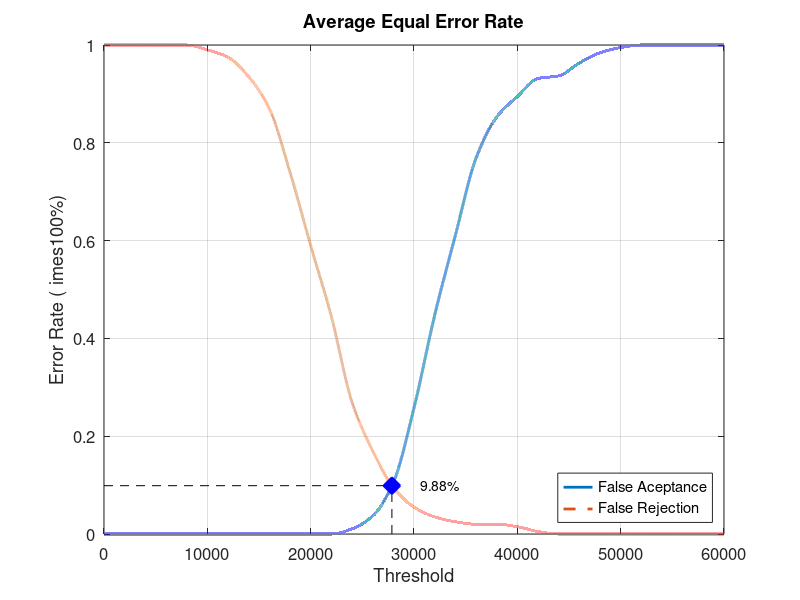
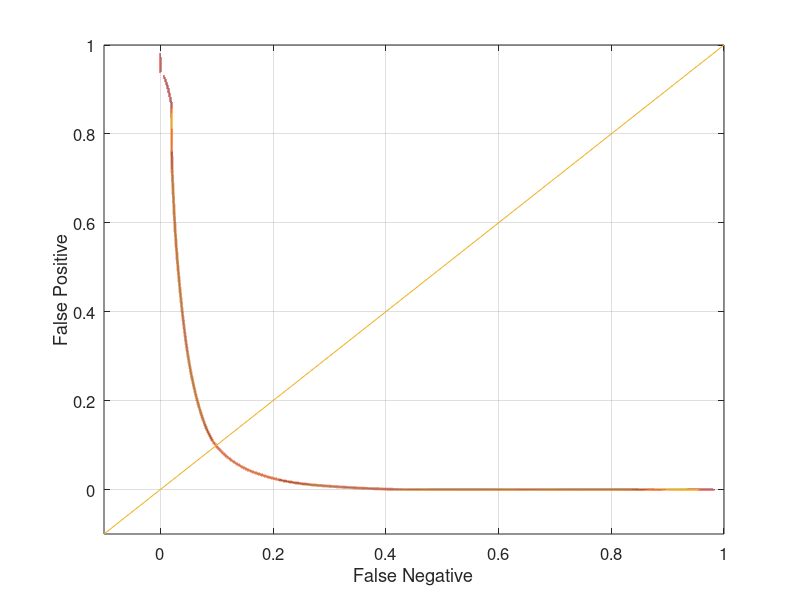

Recreate these plots in MATLAB, in order.
close all;
clear;
clc;
x = 0:2000:60000;
xq = 0:0.5:60000;

y0 = [0 0 0 0 0 0 0 0 0 0 0 0 0.0105263 0.0368421 0.105263 0.257895 0.447368 0.610526 0.768421 0.852632 0.894737 0.931579 0.936842 0.963158 0.984211 0.994737 1 1 1 1 1]
yy0 = interp1(x, y0, xq, 'pchip');
y1 = [1 1 1 1 1 0.99 0.975 0.935 0.87 0.74 0.59 0.445 0.27 0.17 0.095 0.055 0.035 0.025 0.02 0.02 0.015 0.005 0 0 0 0 0 0 0 0 0]
yy1 = interp1(x, y1, xq, 'pchip');

% Calculating EER: 
y2 = abs(y0 - y1);
find(y2 == min(y2))
yy2 = abs(yy0 - yy1);
xEER = find(yy2 == min(yy2));
xEERIndex = xq(xEER) % X-axis EER
yEER = yy0(xEER) % Y-axis EER

main = figure
plot(xq, yy0,'-','LineWidth', 2);	hold on
plot(xq, yy1,'--','LineWidth', 2);	hold on
plot([xEERIndex xEERIndex], [0 yEER], 'k--');	hold on
plot([0 xEERIndex], [yEER yEER], 'k--');	hold on
plot(xEERIndex, yEER, 'bx', 'LineWidth', 10);	hold on
text(xEERIndex + 10 * xEERIndex / 100, yEER, [num2str(round((10000 * yEER)) / 100) '%'])
legend('False Aceptance', 'False Rejection', 'Location', 'SouthEast')
xlabel('Threshold')
ylabel('Error Rate (	imes100%)')
title('Average Equal Error Rate')
set(gca, 'FontSize', 12)
axis([0 60000 0 1])
grid on

print(main, 'Database1_2Main', '-dpng');
FNRxFPR = figure('Color', [1 1 1]);
plot(yy1, yy0, '-', yy1, yy0, 'LineWidth', 2);
hold on
y = -0.1:0.1:1
plot(y, y); 
set(gca, 'FontSize', 12)
xlabel('False Negative')
ylabel('False Positive')
axis([-0.1 1 -0.1 1])
set(gca, 'FontSize', 12)
grid on

print(FNRxFPR, 'Database1_2FNRxFPR','-dpng');
